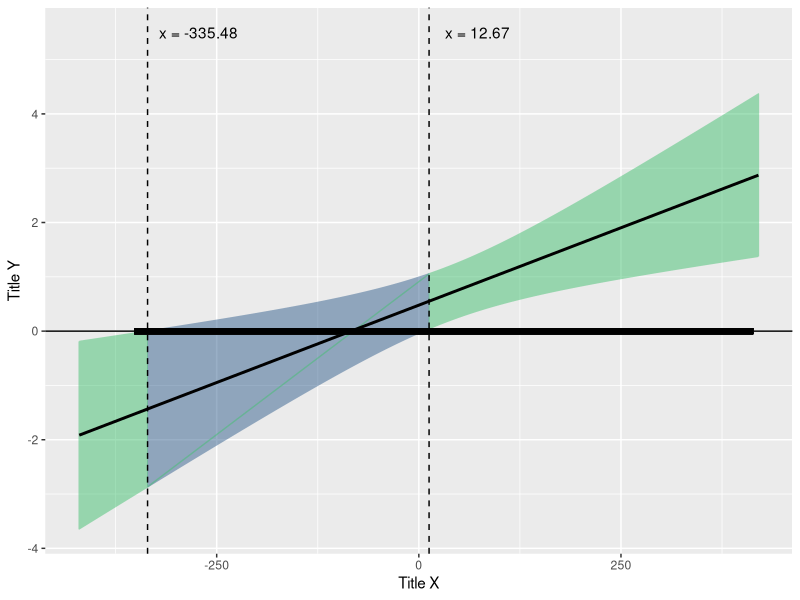

Write the R code that produced this figure.
library(tidyverse)
library(viridis)

# Code to create a nice figure using the output from preacher interaction utilities (http://quantpsy.org/interact/mlr2.htm)
# This will create a regions of significance figure for a 2-way interaction

# These equations are example data pulled from preacher utility output
z1=-420  #supply lower bound for z
z2=420   #supply upper bound for z
z <- seq(z1,z2,length=1000)
fz <- c(z,z)
y1 <- (0.4781+0.0057*z)+(2.1044*sqrt(0.0597+(2*z*-0.0001)+((z^2)*0.000003)))
y2 <- (0.4781+0.0057*z)-(2.1044*sqrt(0.0597+(2*z*-0.0001)+((z^2)*0.000003)))
fy <- c(y1,y2)
fline <- (0.4781+0.0057*z)

# Pull these variables into a data.frame
df <- data.frame(z = c(z), fz = c(fz), 
                y1 = c(y1), y2 = c(y2), 
                fy = c(fy), fline = c(fline))

# Set significance colors for figure (optional)
# Settings pulled from Preacher utilities output
df <- df %>%
  mutate(linecolor = ifelse(fz <= -335.48 | fz >= 12.67, "sig", "insig"))

# Create figure
ggplot(df, aes(fz, fy, color = linecolor)) +
  geom_line(alpha=.5) +
  # Nice package for colorblind friendly visualizations
  scale_color_viridis_d(begin = .3, end = .7) +
  stat_smooth(method = "lm", se = FALSE, color = "black") +
  labs(y = "Title Y",
       x = "Title X") +  
  theme(plot.title = element_text(hjust = 0)) +
  # Set lines for significance boundaries
  geom_vline(xintercept = -335.4841, linetype = "dashed") +
  geom_vline(xintercept = 12.67, linetype = "dashed") +
  geom_hline(yintercept = 0) +
  # Create a line segment visualizing observed data range
  geom_segment(aes(x = min(-351.555290),xend = max(413.370407),y = 0,yend = 0),
               colour = "black", size = 2) +
  # Annotate boundary lines
  annotate("text", x = -270, y = 5.5,
           label = "paste(x, \" = -335.48 \")", parse = TRUE) +
  annotate("text", x = 75, y = 5.5,
           label = "paste(x, \" = 12.67 \")", parse = TRUE) +
  # Remove legend
  theme(legend.position = "none")

